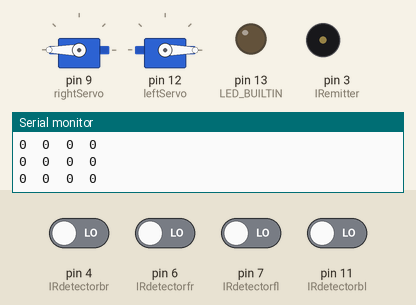
This sketch was run on a simulated Arduino Uno, built with avr-gcc and run on an emulated ATmega328P. Shown: 2 × servo, output pins drawn as LEDs (lit = HIGH), buzzer (waves = sounding), the last lines printed to the serial monitor. Inputs (shaded band) come from the test bench; at power-on: pin 4 (IRdetectorbr), pin 6 (IRdetectorfr), pin 7 (IRdetectorfl), pin 11 (IRdetectorbl) LOW. Pins used as bus, display or sensor lines are not drawn.

Above: at 1.2 s.
1.3 s: pin 4 (IRdetectorbr) driven HIGH
At 1.76 s:
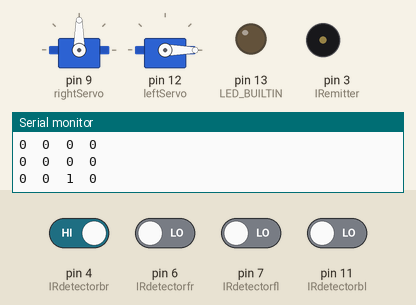
4.3 s: pin 6 (IRdetectorfr) driven HIGH
7.3 s: pin 7 (IRdetectorfl) driven HIGH
At 7.87 s:
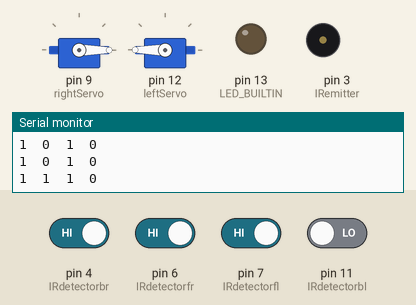
10.3 s: pin 6 (IRdetectorfr) driven LOW
At 10.92 s:
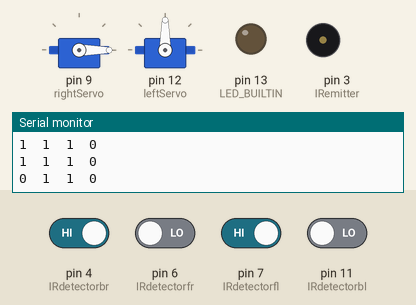
13.3 s: pin 11 (IRdetectorbl) driven HIGH
At 13.97 s:
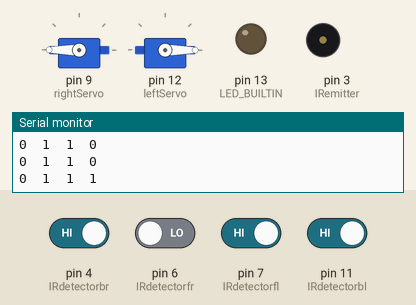
16.3 s: pin 11 (IRdetectorbl) driven LOW
At 16.78 s:
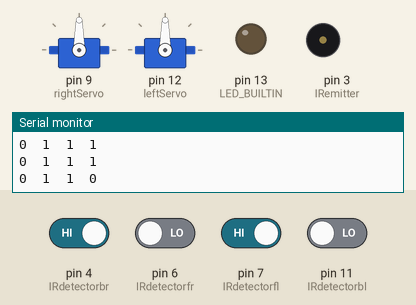
Timing chart, 0 to 20.3 s (numbered marks = the images above; inputs shaded):
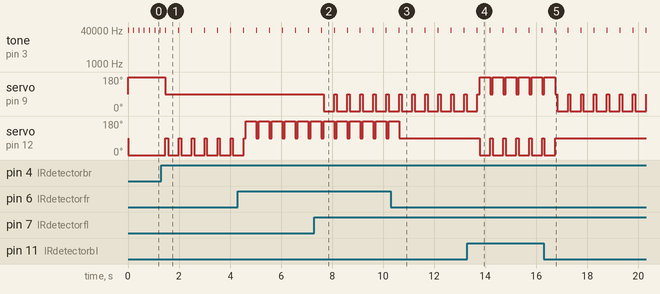

Measured:
- after the input at 1.3 s, tone on pin 3 (IRemitter): alternates 38000 Hz for 0.01 s and silent for 0.49 s, starting after 0.67 s; servo on pin 9 (rightServo): 180° → 90° after 0.17 s; servo on pin 12 (leftServo): alternates 90° for 0.09 s and 0° for 0.41 s, starting after 0.17 s
- after the input at 7.3 s, servo on pin 9 (rightServo): alternates 90° for 0.09 s and 0° for 0.41 s, starting after 0.37 s
- after the input at 10.3 s, servo on pin 12 (leftServo): goes on until 10.6 s, then stays 90°
- after the input at 13.3 s, servo on pin 12 (leftServo): alternates 90° for 0.09 s and 0° for 0.41 s, starting after 0.48 s
- after the input at 16.3 s, servo on pin 12 (leftServo): goes on until 16.7 s, then stays 90°
- by itself, tone on pin 3 (IRemitter): alternates 38000 Hz for 0.01 s and silent for 0.19 s

The sketch:

Final_Sensor_and_Servo_Code.ino
```cpp
#include <Servo.h>
//PIN 10 HAS BROKEN WIRE IN IT. PIN 5 DOES TOO


//one pin for the IR emitters, and 4 pins for each detector
int IRemitter = 3;
int IRdetectorfr = 6;
int IRdetectorfl = 7;
int IRdetectorbr = 4;
int IRdetectorbl = 11;

//each distance reads 1 or 0, where 1 means the wave was detected, and 0 means the wave wasn't detected
int distancefr;
int distancefl;
int distancebr;
int distancebl;

//a delay so that the servos have time to react to the changes
int driveDelay = 100;

Servo leftServo;
Servo rightServo;

void setup() {
  //for testing purposes, use the built in LED
  pinMode(LED_BUILTIN, OUTPUT);
  digitalWrite(LED_BUILTIN, LOW);

  pinMode(IRemitter, OUTPUT);
  digitalWrite(IRemitter, HIGH);

  pinMode(IRdetectorfr, INPUT);
  pinMode(IRdetectorfl, INPUT);
  pinMode(IRdetectorbr, INPUT);
  pinMode(IRdetectorbl, INPUT);

  Serial.begin(9600);


  rightServo.attach(9);
  leftServo.attach(12);
  rightServo.write(90);   //no movement on this servo
  leftServo.write(90);    //no movement

}

void loop() {
  distancefr = readIR(IRdetectorfr); //read from the detector
  distancefl = readIR(IRdetectorfl);
  distancebr = readIR(IRdetectorbr); //read from the detector
  distancebl = readIR(IRdetectorbl);
  Serial.print(distancefr);
  Serial.print("\t");
  Serial.print(distancefl);
  Serial.print("\t");
  Serial.print(distancebr);
  Serial.print("\t");
  Serial.println(distancebl);


  //if the front two sensors are hanging off the edge, reverse straight back
  if(distancefr==1 && distancefl==1){
    stop();
    delay(driveDelay);
    reverse();
    delay(driveDelay*3);
  }

  //if the back two sensors are hanging off the edge, drive straight forward
  else if(distancebr==1 && distancebl==1){
    stop();
    delay(driveDelay);
    goForward();
    delay(driveDelay*3);
  }


  else if(distancefr==1){
    stop();
    delay(driveDelay);
    reverseRight();
    delay(driveDelay*3);
  }

  else if(distancefl==1){
    stop();
    delay(driveDelay);
    reverseLeft();
    delay(driveDelay*3);
  }

  else if(distancebr==1){
    stop();
    delay(driveDelay);
    forwardLeft();
    delay(driveDelay*3);
  }

  else if(distancebl==1){
    stop();
    delay(driveDelay);
    forwardRight();
    delay(driveDelay*3);
  }

  else{
    goForward();
    delay(driveDelay);
  }

  delay(100);

}

//stops the robot completely
void stop(){
  leftServo.write(90);
  rightServo.write(90);

}

//drive straight forward
void goForward(){
  leftServo.write(0);
  rightServo.write(180);
}

//reverse straight back
void reverse(){
  leftServo.write(180);
  rightServo.write(0);
}

//goes forward while turning left
void forwardLeft(){
  leftServo.write(0);
  rightServo.write(90);
}

//goes forward while turning right
void forwardRight(){
  rightServo.write(180);
  leftServo.write(90);
}

//reverses while turning left
void reverseLeft(){
  rightServo.write(0);
  leftServo.write(90);

}

//reverses while turning right
void reverseRight(){
  leftServo.write(180);
  rightServo.write(90);
}


//reads the IR from the detector
int readIR(int IRdetector){
  tone(IRemitter, 38000, 8);
  delay(1);
  int ir = digitalRead(IRdetector); //0 means wave detected, 1 means not
  delay(1);
  return ir;

}
```
